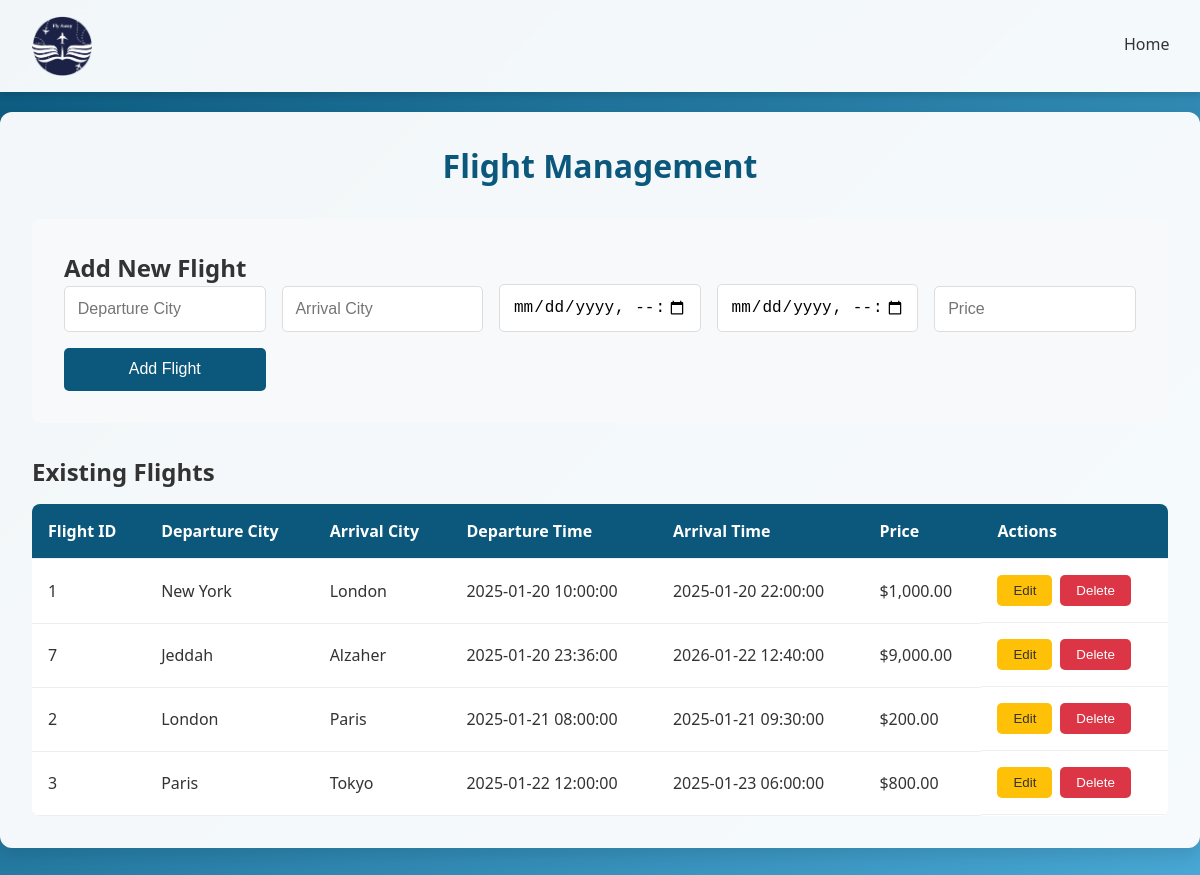
The app's page /adminBook.php (signed in) with its own data.
### tables this page shows
CREATE TABLE `flights` (
  `flight_id` int(11) NOT NULL,
  `departure_city` varchar(100) NOT NULL,
  `arrival_city` varchar(100) NOT NULL,
  `departure_time` datetime NOT NULL,
  `arrival_time` datetime NOT NULL,
  `price` decimal(10,2) NOT NULL
);

### adminBook.php (the view, shortened to what this page needs)
<?php
$db_config = [
    'host' => 'localhost',
    'user' => 'root',
    'pass' => '',
    'name' => 'fly_away'
];
try {
    $conn = new mysqli($db_config['host'], $db_config['user'], $db_config['pass'], $db_config['name']);
    $conn->set_charset("utf8mb4");
} catch (Exception $e) {
    die("Database connection error. Please try again later.");
}
$flights_sql = "SELECT * FROM flights ORDER BY departure_time ASC";
$flights_result = $conn->query($flights_sql);
?>
<!DOCTYPE html>
<html lang="en">
<head>
</head>
<body>
<nav class="navbar">
    <div class="navbar-container">
        <div class="logo">
            <img src="imges/img.png" alt="Fly Away Logo" style="width: 60px; height: 60px;">
        </div>
        <div style="display: flex; align-items: center; position:absolute; left:1100px; top:20px;">
            <div class="nav-links" style="margin-right: 20px;">
                <a href="homepage.php">Home</a>
            </div>
        </div>
    </div>
</nav>
    <div class="booking-container">
        <h1>Flight Management</h1>
        <div class="admin-controls">
            <h2>Add New Flight</h2>
            <form method="POST" class="flight-form">
                <input type="text" name="departure_city" placeholder="Departure City" required>
                <input type="text" name="arrival_city" placeholder="Arrival City" required>
                <input type="datetime-local" name="departure_time" required>
                <input type="datetime-local" name="arrival_time" required>
                <input type="number" name="price" step="0.01" placeholder="Price" required>
                <button type="submit" name="add_flight" class="book-button">Add Flight</button>
            </form>
        </div>
        <h2>Existing Flights</h2>
        <table class="flight-table">
            <thead>
                <tr>
                    <th>Flight ID</th>
                    <th>Departure City</th>
                    <th>Arrival City</th>
                    <th>Departure Time</th>
                    <th>Arrival Time</th>
                    <th>Price</th>
                    <th>Actions</th>
                </tr>
            </thead>
            <tbody>
                <?php while ($flight = $flights_result->fetch_assoc()): ?>
                    <tr>
                        <td><?php echo htmlspecialchars($flight['flight_id']); ?></td>
                        <td><?php echo htmlspecialchars($flight['departure_city']); ?></td>
                        <td><?php echo htmlspecialchars($flight['arrival_city']); ?></td>
                        <td><?php echo htmlspecialchars($flight['departure_time']); ?></td>
                        <td><?php echo htmlspecialchars($flight['arrival_time']); ?></td>
                        <td>$<?php echo htmlspecialchars(number_format($flight['price'], 2)); ?></td>
                        <td class="action-buttons">
                            <button onclick="editFlight(<?php echo htmlspecialchars(json_encode($flight)); ?>)"
                                    class="edit-btn">Edit</button>
                            <form method="POST" style="display: inline;">
                                <button type="submit" name="delete_flight"
                                        class="delete-btn"
                                        onclick="return confirm('Are you sure you want to delete this flight?')">
                                    Delete
                                </button>
                            </form>
                        </td>
                    </tr>
                <?php endwhile; ?>
            </tbody>
        </table>
    </div>
</body>
</html>

### adminBook.php (style rules this page uses)
:root { --primary-color: #0b587c; --secondary-color: #48a7d4; --danger-color: #dc3545; --success-color: #28a745; --warning-color: #ffc107; --text-light: #ffffff; --text-dark: #333333; --shadow-sm: 0 2px 4px rgba(0, 0, 0, 0.1); --shadow-md: 0 4px 6px rgba(0, 0, 0, 0.1); --shadow-lg: 0 8px 16px rgba(0, 0, 0, 0.1); }
* { margin: 0; padding: 0; box-sizing: border-box; }
body { font-family: 'Segoe UI', system-ui, -apple-system, sans-serif; background: linear-gradient(135deg, var(--primary-color), var(--secondary-color)); min-height: 100vh; padding-top: 80px; color: var(--text-dark); }
.navbar { background-color: rgba(255, 255, 255, 0.95); padding: 1rem 2rem; position: fixed; top: 0; left: 0; right: 0; z-index: 1000; box-shadow: var(--shadow-md); backdrop-filter: blur(10px); }
.navbar-container { max-width: 1200px; margin: 0 auto; display: flex; justify-content: space-between; align-items: center; }
.nav-links { display: flex; gap: 2rem; align-items: center; }
.nav-links a { text-decoration: none; color: var(--text-dark); padding: 0.8rem 1.5rem; border-radius: 25px; transition: all 0.3s ease; font-weight: 500; }
.booking-container { max-width: 1200px; margin: 2rem auto; padding: 2rem; background-color: rgba(255, 255, 255, 0.95); border-radius: 12px; box-shadow: var(--shadow-lg); }
.booking-container h1 { color: var(--primary-color); margin-bottom: 2rem; text-align: center; }
.admin-controls { background-color: #f8f9fa; padding: 2rem; border-radius: 8px; margin-bottom: 2rem; }
.flight-form { display: grid; grid-template-columns: repeat(auto-fit, minmax(200px, 1fr)); gap: 1rem; align-items: end; }
.flight-form input { padding: 0.8rem; border: 1px solid #ddd; border-radius: 5px; font-size: 1rem; }
.flight-form button { background-color: var(--primary-color); color: white; border: none; padding: 0.8rem; border-radius: 5px; cursor: pointer; font-size: 1rem; transition: all 0.3s ease; }
.flight-table { width: 100%; border-collapse: collapse; margin-top: 1rem; background-color: white; border-radius: 8px; overflow: hidden; }
.flight-table th, .flight-table td { padding: 1rem; text-align: left; border-bottom: 1px solid #eee; }
.flight-table th { background-color: var(--primary-color); color: white; }
.action-buttons { display: flex; gap: 0.5rem; }
.edit-btn, .delete-btn { padding: 0.5rem 1rem; border: none; border-radius: 5px; cursor: pointer; font-weight: 500; transition: all 0.3s ease; }
.edit-btn { background-color: var(--warning-color); color: var(--text-dark); }
.delete-btn { background-color: var(--danger-color); color: white; }
.logo { width: 60px; height: 60px; display: flex; align-items: center; justify-content: center; }
.logo img { width: 100%; height: 100%; object-fit: contain; }

### records on screen
flights: flight_id "1", departure_city "New York", arrival_city "London", departure_time "2025-01-20 10:00:00", arrival_time "2025-01-20 22:00:00", price "1,000.00"
flights: flight_id "7", departure_city "Jeddah", arrival_city "Alzaher", departure_time "2025-01-20 23:36:00", arrival_time "2026-01-22 12:40:00", price "9,000.00"
flights: flight_id "2", departure_city "London", arrival_city "Paris", departure_time "2025-01-21 08:00:00", arrival_time "2025-01-21 09:30:00", price "200.00"
flights: flight_id "3", departure_city "Paris", arrival_city "Tokyo", departure_time "2025-01-22 12:00:00", arrival_time "2025-01-23 06:00:00", price "800.00"
